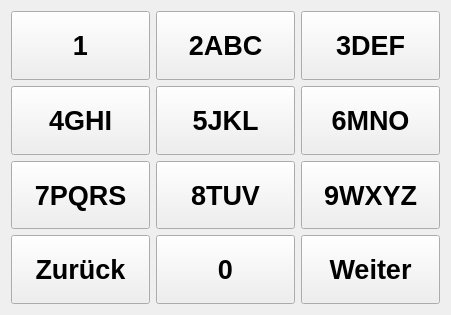
<?xml version="1.0" encoding="UTF-8"?>
<ui version="4.0">
 <class>Keyboard</class>
 <widget class="QWidget" name="Keyboard">
  <property name="geometry">
   <rect>
    <x>0</x>
    <y>0</y>
    <width>451</width>
    <height>315</height>
   </rect>
  </property>
  <property name="windowTitle">
   <string>Form</string>
  </property>
  <layout class="QGridLayout" name="gridLayout_2">
   <item row="0" column="0">
    <layout class="QGridLayout" name="gridLayout">
     <item row="0" column="0">
      <widget class="QPushButton" name="pushButton_1">
       <property name="sizePolicy">
        <sizepolicy hsizetype="Expanding" vsizetype="Expanding">
         <horstretch>0</horstretch>
         <verstretch>0</verstretch>
        </sizepolicy>
       </property>
       <property name="font">
        <font>
         <pointsize>20</pointsize>
         <weight>75</weight>
         <bold>true</bold>
        </font>
       </property>
       <property name="text">
        <string>1</string>
       </property>
      </widget>
     </item>
     <item row="0" column="1">
      <widget class="QPushButton" name="pushButton_2">
       <property name="sizePolicy">
        <sizepolicy hsizetype="Expanding" vsizetype="Expanding">
         <horstretch>0</horstretch>
         <verstretch>0</verstretch>
        </sizepolicy>
       </property>
       <property name="font">
        <font>
         <pointsize>20</pointsize>
         <weight>75</weight>
         <bold>true</bold>
        </font>
       </property>
       <property name="text">
        <string>2ABC</string>
       </property>
      </widget>
     </item>
     <item row="0" column="2">
      <widget class="QPushButton" name="pushButton_3">
       <property name="sizePolicy">
        <sizepolicy hsizetype="Expanding" vsizetype="Expanding">
         <horstretch>0</horstretch>
         <verstretch>0</verstretch>
        </sizepolicy>
       </property>
       <property name="font">
        <font>
         <pointsize>20</pointsize>
         <weight>75</weight>
         <bold>true</bold>
        </font>
       </property>
       <property name="text">
        <string>3DEF</string>
       </property>
      </widget>
     </item>
     <item row="1" column="0">
      <widget class="QPushButton" name="pushButton_4">
       <property name="sizePolicy">
        <sizepolicy hsizetype="Expanding" vsizetype="Expanding">
         <horstretch>0</horstretch>
         <verstretch>0</verstretch>
        </sizepolicy>
       </property>
       <property name="font">
        <font>
         <pointsize>20</pointsize>
         <weight>75</weight>
         <bold>true</bold>
        </font>
       </property>
       <property name="text">
        <string>4GHI</string>
       </property>
      </widget>
     </item>
     <item row="1" column="1">
      <widget class="QPushButton" name="pushButton_5">
       <property name="sizePolicy">
        <sizepolicy hsizetype="Expanding" vsizetype="Expanding">
         <horstretch>0</horstretch>
         <verstretch>0</verstretch>
        </sizepolicy>
       </property>
       <property name="font">
        <font>
         <pointsize>20</pointsize>
         <weight>75</weight>
         <bold>true</bold>
        </font>
       </property>
       <property name="text">
        <string>5JKL</string>
       </property>
      </widget>
     </item>
     <item row="1" column="2">
      <widget class="QPushButton" name="pushButton_6">
       <property name="sizePolicy">
        <sizepolicy hsizetype="Expanding" vsizetype="Expanding">
         <horstretch>0</horstretch>
         <verstretch>0</verstretch>
        </sizepolicy>
       </property>
       <property name="font">
        <font>
         <pointsize>20</pointsize>
         <weight>75</weight>
         <bold>true</bold>
        </font>
       </property>
       <property name="text">
        <string>6MNO</string>
       </property>
      </widget>
     </item>
     <item row="2" column="0">
      <widget class="QPushButton" name="pushButton_7">
       <property name="sizePolicy">
        <sizepolicy hsizetype="Expanding" vsizetype="Expanding">
         <horstretch>0</horstretch>
         <verstretch>0</verstretch>
        </sizepolicy>
       </property>
       <property name="font">
        <font>
         <pointsize>20</pointsize>
         <weight>75</weight>
         <bold>true</bold>
        </font>
       </property>
       <property name="text">
        <string>7PQRS</string>
       </property>
      </widget>
     </item>
     <item row="2" column="1">
      <widget class="QPushButton" name="pushButton_8">
       <property name="sizePolicy">
        <sizepolicy hsizetype="Expanding" vsizetype="Expanding">
         <horstretch>0</horstretch>
         <verstretch>0</verstretch>
        </sizepolicy>
       </property>
       <property name="font">
        <font>
         <pointsize>20</pointsize>
         <weight>75</weight>
         <bold>true</bold>
        </font>
       </property>
       <property name="text">
        <string>8TUV</string>
       </property>
      </widget>
     </item>
     <item row="2" column="2">
      <widget class="QPushButton" name="pushButton_9">
       <property name="sizePolicy">
        <sizepolicy hsizetype="Expanding" vsizetype="Expanding">
         <horstretch>0</horstretch>
         <verstretch>0</verstretch>
        </sizepolicy>
       </property>
       <property name="font">
        <font>
         <pointsize>20</pointsize>
         <weight>75</weight>
         <bold>true</bold>
        </font>
       </property>
       <property name="text">
        <string>9WXYZ</string>
       </property>
      </widget>
     </item>
     <item row="3" column="0">
      <widget class="QPushButton" name="pushButton_10">
       <property name="sizePolicy">
        <sizepolicy hsizetype="Expanding" vsizetype="Expanding">
         <horstretch>0</horstretch>
         <verstretch>0</verstretch>
        </sizepolicy>
       </property>
       <property name="font">
        <font>
         <pointsize>20</pointsize>
         <weight>75</weight>
         <bold>true</bold>
        </font>
       </property>
       <property name="text">
        <string>Zurück</string>
       </property>
      </widget>
     </item>
     <item row="3" column="1">
      <widget class="QPushButton" name="pushButton_0">
       <property name="sizePolicy">
        <sizepolicy hsizetype="Expanding" vsizetype="Expanding">
         <horstretch>0</horstretch>
         <verstretch>0</verstretch>
        </sizepolicy>
       </property>
       <property name="font">
        <font>
         <pointsize>20</pointsize>
         <weight>75</weight>
         <bold>true</bold>
        </font>
       </property>
       <property name="text">
        <string>0</string>
       </property>
      </widget>
     </item>
     <item row="3" column="2">
      <widget class="QPushButton" name="pushButton_12">
       <property name="sizePolicy">
        <sizepolicy hsizetype="Expanding" vsizetype="Expanding">
         <horstretch>0</horstretch>
         <verstretch>0</verstretch>
        </sizepolicy>
       </property>
       <property name="font">
        <font>
         <pointsize>20</pointsize>
         <weight>75</weight>
         <bold>true</bold>
        </font>
       </property>
       <property name="text">
        <string>Weiter</string>
       </property>
      </widget>
     </item>
    </layout>
   </item>
  </layout>
 </widget>
 <resources/>
 <connections/>
</ui>
